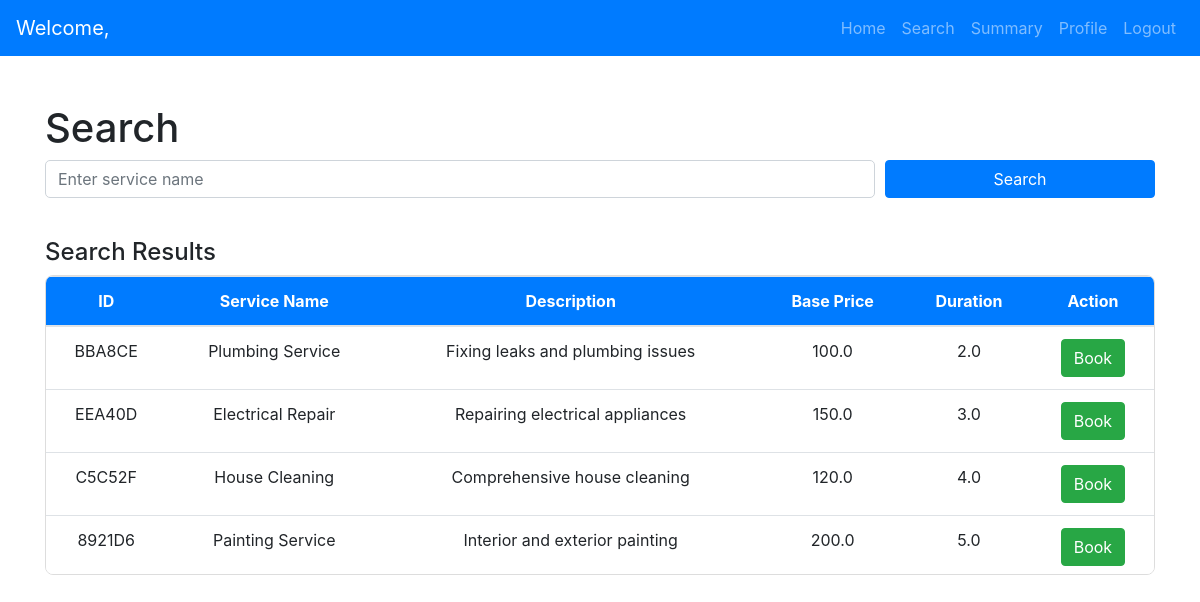
Before: /customer_search with the older database file.
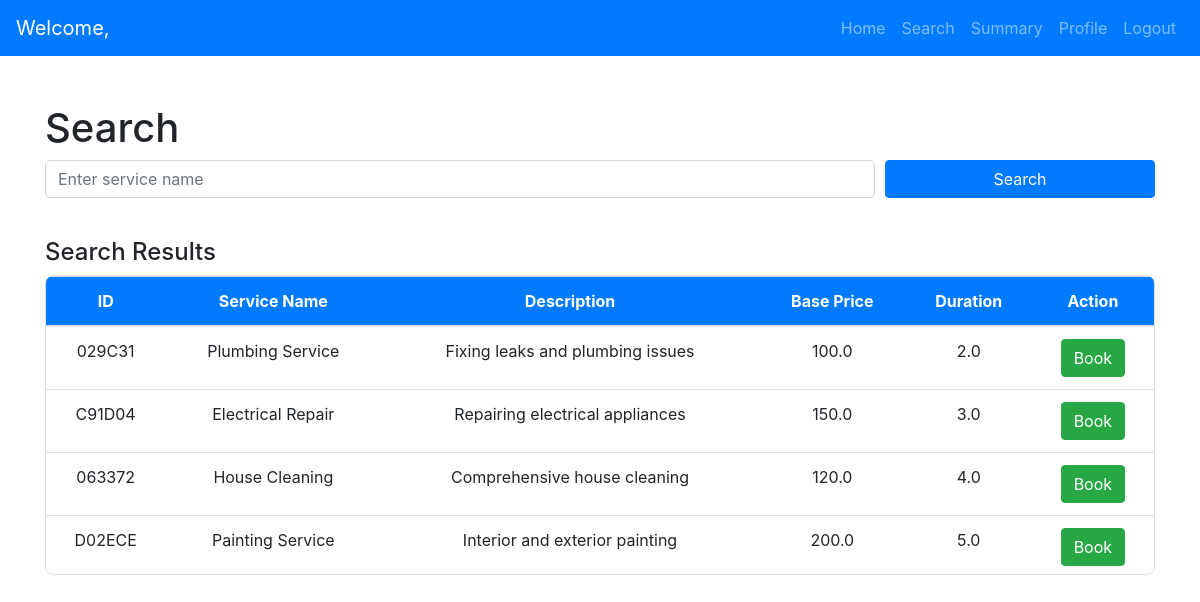
After: the same page with the newer database file.
### models.py (models this page shows)
class Service(db.Model):
    __tablename__ = 'services'
    id = db.Column(db.String(6), primary_key=True, default=generate_unique_id, unique=True)
    service_name = db.Column(db.String(100), nullable=False)
    service_description = db.Column(db.Text, nullable=True)
    price = db.Column(db.Float, nullable=False)
    duration = db.Column(db.Float, nullable=True)
    requests = db.relationship('Request', back_populates='service', lazy=True, passive_deletes=True)

### app.py (the view)
@app.route('/customer_search', methods=['GET'])
def customer_search():
    customer_id = session.get('user_id')
    customer = Customer.query.get(customer_id)
    search_query = request.args.get('search_query', '')
    query = Service.query
    if search_query:
        query = query.filter(Service.service_name.contains(search_query) | Service.service_description.contains(search_query))
    filtered_services = query.all()
    return render_template(
        'customer/customer_search.html',
        customer=customer,
        search_query=search_query,
        filtered_services=filtered_services
    )

### templates/customer/customer_search.html (shortened to what this page needs)
<!DOCTYPE html>
<html lang="en">
<head>
    <link href="https://stackpath.bootstrapcdn.com/bootstrap/4.5.2/css/bootstrap.min.css" rel="stylesheet">
</head>
<body>
    {% extends 'base.html' %}
    {% block navbar %}
        {% include 'navbars/customer_navbar.html' %}
    {% endblock %}
    {% block content %}
    <div class="container mt-5">
        <h1>Search</h1>
        <form method="GET" action="{{ url_for('customer_search') }}">
            <div class="form-row">
                <div class="form-group col-md-9">
                    <input type="text" class="form-control" id="search_query" name="search_query" value="{{ search_query }}" placeholder="Enter service name">
                </div>
                <div class="form-group col-md-3 align-self-end">
                    <button type="submit" class="btn btn-primary btn-block">Search</button>
                </div>
            </div>
        </form>
        {% if filtered_services %}
            <div class="container-box mt-4">
                <h4>Search Results</h4>
                <div class="table-container">
                    <table class="table table-hover">
                        <thead>
                            <tr>
                                <th>ID</th>
                                <th>Service Name</th>
                                <th>Description</th>
                                <th>Base Price</th>
                                <th>Duration</th>
                                <th>Action</th>
                            </tr>
                        </thead>
                        <tbody>
                            {% for service in filtered_services %}
                            <tr>
                                <td>{{ service.id }}</td>
                                <td>{{ service.service_name }}</td>
                                <td>{{ service.service_description }}</td>
                                <td>{{ service.price }}</td>
                                <td>{{ service.duration }}</td>
                                <td>
                                    <button type="button" class="btn btn-success" data-toggle="modal"           data-target="#bookServiceModal"
                                        data-service-id="{{ service.id }}" data-service-name="{{ service.service_name }}"
                                        data-description="{{ service.service_description }}" data-base-price="{{ service.price }}"
                                        data-duration="{{ service.duration }}">
                                    Book
                                </button>
                                </td>
                            </tr>
                            {% endfor %}
                        </tbody>
                    </table>
                </div>
            </div>
        {% else %}
            <div class="alert alert-info mt-4">No results found.</div>
        {% endif %}
    </div>
    {% include 'customer/book_service.html' %}
    {% endblock %}

Changed rows visible on the page:
removed Service: id "BBA8CE", service_name "Plumbing Service", service_description "Fixing leaks and plumbing issues", price "100.0", duration "2.0"
removed Service: id "EEA40D", service_name "Electrical Repair", service_description "Repairing electrical appliances", price "150.0", duration "3.0"
removed Service: id "C5C52F", service_name "House Cleaning", service_description "Comprehensive house cleaning", price "120.0", duration "4.0"
removed Service: id "8921D6", service_name "Painting Service", service_description "Interior and exterior painting", price "200.0", duration "5.0"
added Service: id "029C31", service_name "Plumbing Service", service_description "Fixing leaks and plumbing issues", price "100.0", duration "2.0"
added Service: id "C91D04", service_name "Electrical Repair", service_description "Repairing electrical appliances", price "150.0", duration "3.0"
added Service: id "063372", service_name "House Cleaning", service_description "Comprehensive house cleaning", price "120.0", duration "4.0"
added Service: id "D02ECE", service_name "Painting Service", service_description "Interior and exterior painting", price "200.0", duration "5.0"
